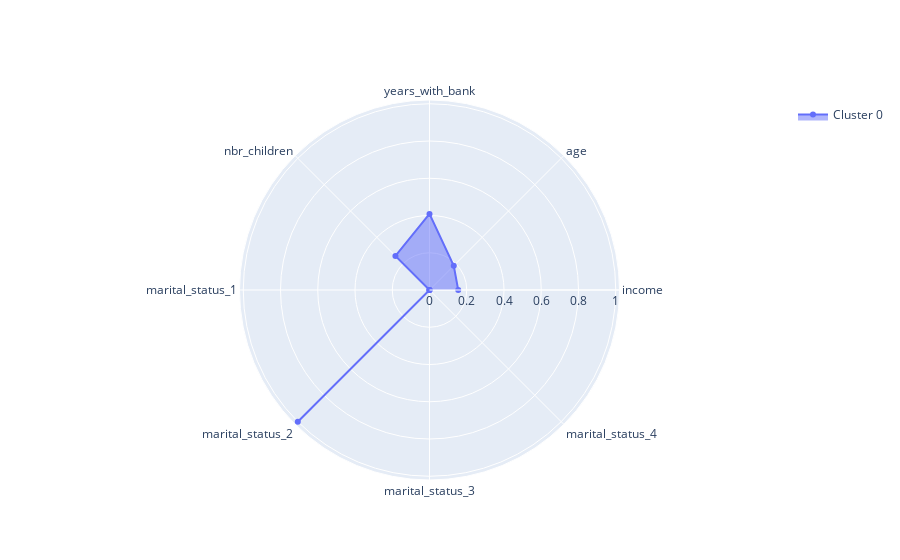

This figure's notebook cell:
### Code cell
# plot radar plot for each cluster
plot_radar(df, 0)

### Figure 1 — Plotly figure (JSON) as saved in the notebook; plotly's stock layout.template omitted (floating-point values rounded to 4 significant figures)
{"data": [{"fill": "toself", "name": "Cluster 0", "r": [0.1542, 0.1843, 0.4085, 0.2586, 0, 1, 0, 0], "theta": ["income", "age", "years_with_bank", "nbr_children", "marital_status_1", "marital_status_2", "marital_status_3", "marital_status_4"], "type": "scatterpolar"}], "layout": {"polar": {"radialaxis": {"visible": true}}, "showlegend": true}}
